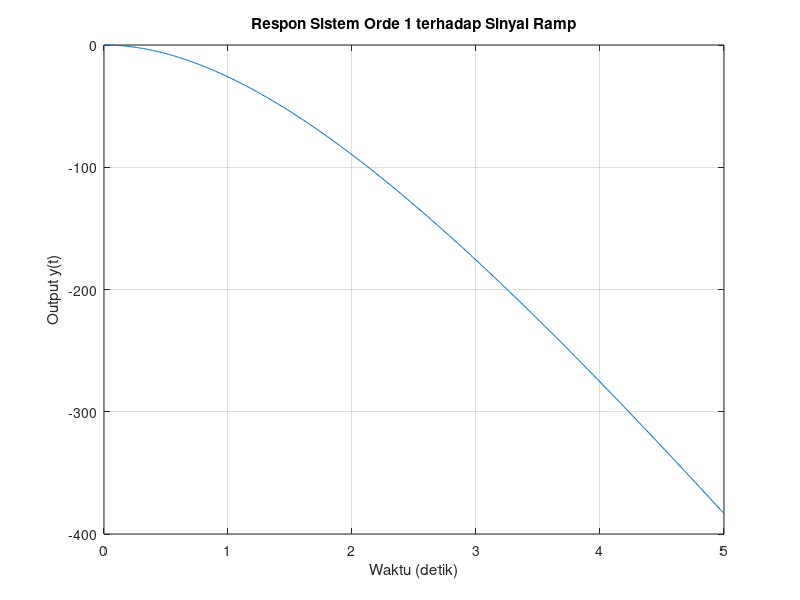

Source code (MATLAB):
% 
% Definisikan Parameter Sistem
kec = 0.1;
K = -1*(1242.79 * kec - 4.531);
tau = 1.949;
A = 1; % Kemiringan sinyal ramp

% Definisikan Sistem di Domain Laplace
s = tf('s'); % Definisikan operator Laplace
G = K / (tau * s + 1); % Fungsi transfer sistem

% Definisikan Sinyal Ramp
U = A / s^2; % Fungsi transfer sinyal ramp

% Hitung Respon Sistem
Y = G * U; % Fungsi transfer output
Ystep = s * G * U;
figure();

% Delay dan batas xlim
td = 0;
tz = 5;
t2 = 0:0.01:td; % Rentang waktu simulasi
y2 =[];
for i = 1:length(t2)
    y2 = [y2,0];
end

% Simulasi dan Plot Respon
t = 0:0.01:tz; % Rentang waktu simulasi
y = step(Ystep, t+td); % Hitung respon terhadap sinyal ramp

% Plot hasil simulasi
t4 = [t2,t];
tfinal = t4.';

y3 = y.';
y4 = [y2,y3];
yfinal = y4.';

plot(tfinal,yfinal);
title('Respon Sistem Orde 1 terhadap Sinyal Ramp');
xlabel('Waktu (detik)');
ylabel('Output y(t)');
grid on;
% % pidTuner(sys)

% % Definisikan parameter sistem
% K = 1;    % Gain
% tau = 1;  % Konstanta waktu
% 
% % Transfer function sistem
% num = K;            % Pembilang
% den = [tau 1];      % Penyebut
% sys = tf(num, den);
% 
% % Parameter PID
% Kp = 100;   % Gain proporsional
% Ki = 1;   % Gain integral
% Kd = 0.5; % Gain derivatif
% 
% % Waktu simulasi
% dt = 0.01;  % Interval waktu
% t = 0:dt:10;
% 
% % Input ramp
% setpoint = t;
% 
% % Inisialisasi variabel
% n = length(t);
% u = zeros(1, n);   % Sinyal kontrol
% y = zeros(1, n);   % Respons sistem
% e = zeros(1, n);   % Error
% integral = 0;      % Bagian integral
% previous_error = 0;  % Error sebelumnya
% 
% % Fungsi transfer sistem dalam bentuk state-space
% [A, B, C, D] = tf2ss(num, den);
% x = zeros(length(A), 1);  % Inisialisasi kondisi awal state
% 
% % Simulasi loop
% for i = 2:n
%     % Hitung error
%     e(i) = setpoint(i) - y(i-1);
% 
%     % Hitung bagian integral
%     integral = integral + e(i) * dt;
% 
%     % Hitung bagian derivatif
%     derivative = (e(i) - previous_error) / dt;
% 
%     % Hitung sinyal kontrol PID
%     u(i) = Kp * e(i) + Ki * integral + Kd * derivative;
% 
%     % Update kondisi state menggunakan persamaan state-space
%     x = x + dt * (A * x + B * u(i));
%     y(i) = C * x + D * u(i);
% 
%     % Simpan error sebelumnya
%     previous_error = e(i);
% end
% 
% % Plot hasil simulasi
% figure;
% plot(t, y, 'LineWidth', 2);
% hold on;
% plot(t, setpoint, 'r--', 'LineWidth', 1.5);
% grid on;
% xlabel('Waktu (detik)');
% ylabel('Amplitudo');
% title('Respons Sistem dengan Pengontrol PID terhadap Input Ramp');
% legend('Output', 'Setpoint');
